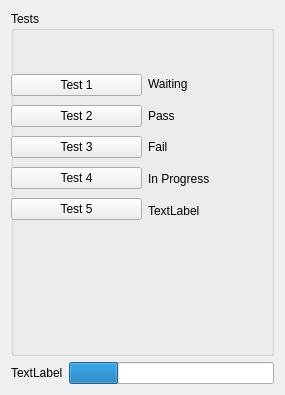
<?xml version="1.0" encoding="UTF-8"?>
<ui version="4.0">
 <class>Form</class>
 <widget class="QWidget" name="Form">
  <property name="geometry">
   <rect>
    <x>0</x>
    <y>0</y>
    <width>285</width>
    <height>395</height>
   </rect>
  </property>
  <property name="windowTitle">
   <string>Manual Tests</string>
  </property>
  <layout class="QVBoxLayout" name="verticalLayout_3">
   <item>
    <widget class="QGroupBox" name="groupBox">
     <property name="title">
      <string>Tests</string>
     </property>
     <widget class="QWidget" name="horizontalLayoutWidget">
      <property name="geometry">
       <rect>
        <x>0</x>
        <y>60</y>
        <width>267</width>
        <height>153</height>
       </rect>
      </property>
      <layout class="QHBoxLayout" name="horizontalLayout">
       <item>
        <layout class="QVBoxLayout" name="verticalLayout_2">
         <item>
          <widget class="QPushButton" name="pushButton_2">
           <property name="text">
            <string>Test 1</string>
           </property>
          </widget>
         </item>
         <item>
          <widget class="QPushButton" name="pushButton_3">
           <property name="text">
            <string>Test 2</string>
           </property>
          </widget>
         </item>
         <item>
          <widget class="QPushButton" name="pushButton_4">
           <property name="text">
            <string>Test 3</string>
           </property>
          </widget>
         </item>
         <item>
          <widget class="QPushButton" name="pushButton">
           <property name="text">
            <string>Test 4</string>
           </property>
          </widget>
         </item>
         <item>
          <widget class="QPushButton" name="pushButton_5">
           <property name="text">
            <string>Test 5</string>
           </property>
          </widget>
         </item>
        </layout>
       </item>
       <item>
        <layout class="QVBoxLayout" name="verticalLayout">
         <item alignment="Qt::AlignVCenter">
          <widget class="QLabel" name="label_5">
           <property name="text">
            <string>Waiting</string>
           </property>
          </widget>
         </item>
         <item alignment="Qt::AlignVCenter">
          <widget class="QLabel" name="label_3">
           <property name="text">
            <string>Pass</string>
           </property>
          </widget>
         </item>
         <item alignment="Qt::AlignVCenter">
          <widget class="QLabel" name="label_2">
           <property name="text">
            <string>Fail</string>
           </property>
          </widget>
         </item>
         <item alignment="Qt::AlignVCenter">
          <widget class="QLabel" name="label_4">
           <property name="text">
            <string>In Progress</string>
           </property>
          </widget>
         </item>
         <item alignment="Qt::AlignVCenter">
          <widget class="QLabel" name="label">
           <property name="text">
            <string>TextLabel</string>
           </property>
          </widget>
         </item>
        </layout>
       </item>
      </layout>
     </widget>
    </widget>
   </item>
   <item>
    <layout class="QHBoxLayout" name="horizontalLayout_2">
     <item>
      <widget class="QLabel" name="label_6">
       <property name="text">
        <string>TextLabel</string>
       </property>
       <property name="visible">
        <bool>false</bool>
       </property>
      </widget>
     </item>
     <item>
      <widget class="QProgressBar" name="progressBar">
       <property name="value">
        <number>24</number>
       </property>
       <property name="textVisible">
        <bool>false</bool>
       </property>
       <property name="visible">
        <bool>false</bool>
       </property>
      </widget>
     </item>
    </layout>
   </item>
  </layout>
 </widget>
 <resources/>
 <connections/>
</ui>
